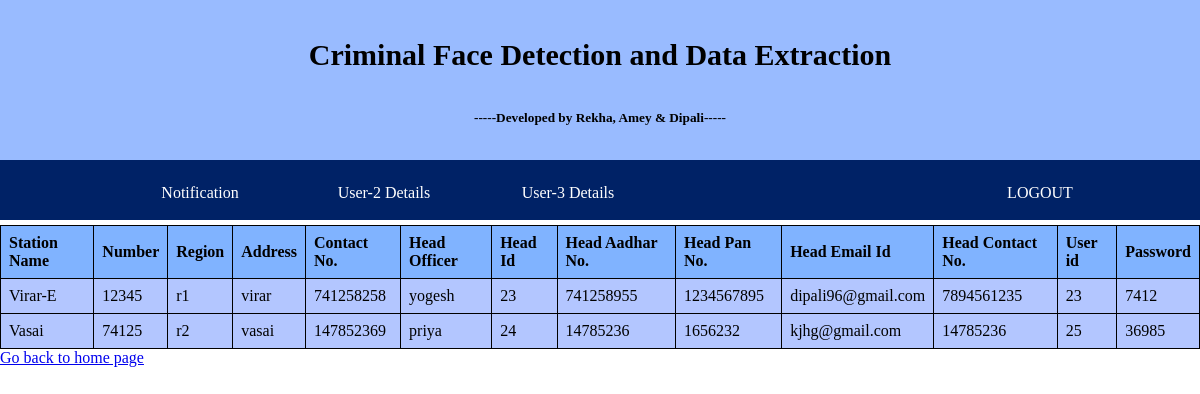
The app's page /admin_user2det with its own data.
### tables this page shows
CREATE TABLE police_reg ( `name_of_police_stn` TEXT, `police_stn_no` INTEGER, `region1` TEXT, `address_ps` TEXT, `ps_phone1` INTEGER, `head_officer` TEXT, `head_id` INTEGER, `head_aadhar` INTEGER, `head_pan` INTEGER, `head_email` TEXT, `head_mob_no` NUMERIC, `head_user_id1` TEXT, `head_pass1` TEXT, `head_pass21` TEXT );

### app.py (the view)
@app.route('/admin_user2det')
def show():
    con = sqlite3.connect("database.db")
    con.row_factory = sqlite3.Row
    cur = con.cursor()
    cur.execute("select * from police_reg")
    rows = cur.fetchall();
    return render_template("admin_user2det.html", rows=rows)

### templates/admin_user2det.html
{% extends 'layout.html' %}
{% block content %}
      <table border= 1>
         <thead>
            <th>Station Name</th>
            <th>Number</th>
            <th>Region</th>
            <th>Address</th>
            <th>Contact No.</th>
            <th>Head Officer</th>
            <th>Head Id</th>
            <th>Head Aadhar No.</th>
            <th>Head Pan No.</th>
            <th>Head Email Id</th>
            <th>Head Contact No.</th>
            <th>User id</th>
            <th>Password</th>
         </thead>
         {% for row in rows %}
            <tr>
               <td>{{row["name_of_police_stn"]}}</td>
               <td>{{row["police_stn_no"]}}</td>
               <td> {{ row["region1"]}}</td>
               <td>{{row['address_ps']}}</td>
                <td>{{row["ps_phone1"]}}</td>
               <td>{{row["head_officer"]}}</td>
               <td> {{ row["head_id"]}}</td>
               <td>{{row['head_aadhar']}}</td>
                <td>{{row["head_pan"]}}</td>
               <td>{{row["head_email"]}}</td>
               <td> {{ row["head_mob_no"]}}</td>
               <td>{{row['head_user_id1']}}</td>
                <td> {{ row["head_pass1"]}}</td>
            </tr>
         {% endfor %}
      </table>
      <a href = "/">Go back to home page</a>
{% endblock %}

### templates/layout.html (style rules this page uses)
* { margin:0; }
table { border: 1px solid black; border-collapse: collapse; width: 100%; }
tr,td { border: 1px solid black; border-collapse: collapse; text-align: left; padding: 8px; background-color: #b3c6ff; }
th { background-color: #80b3ff; color:black; padding: 8px; }

### records on screen
police_reg: name_of_police_stn "Virar-E", police_stn_no "12345", region1 "r1", address_ps "virar", ps_phone1 "741258258", head_officer "yogesh", head_id "23", head_aadhar "741258955", head_pan "1234567895", head_email "dipali96@gmail.com", head_mob_no "7894561235", head_user_id1 "23", head_pass1 "7412"
police_reg: name_of_police_stn "Vasai", police_stn_no "74125", region1 "r2", address_ps "vasai", ps_phone1 "147852369", head_officer "priya", head_id "24", head_aadhar "14785236", head_pan "1656232", head_email "kjhg@gmail.com", head_mob_no "14785236", head_user_id1 "25", head_pass1 "36985"
